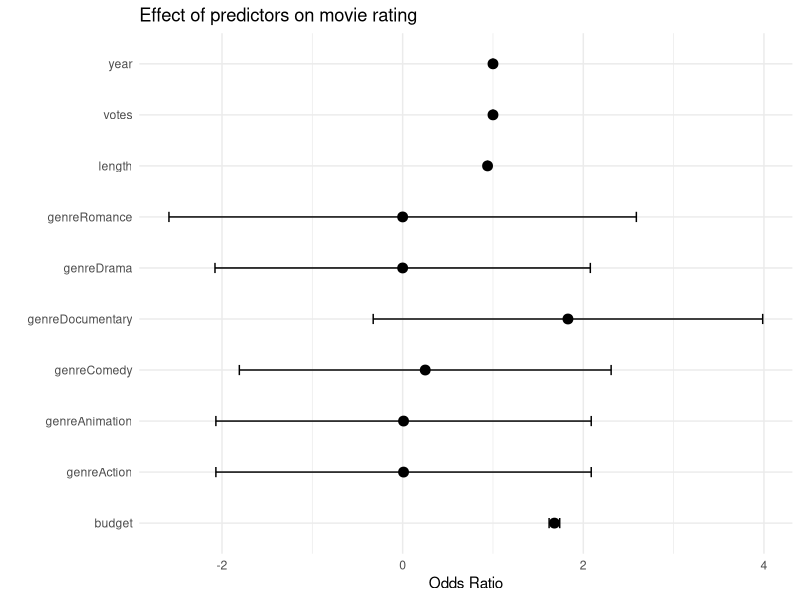
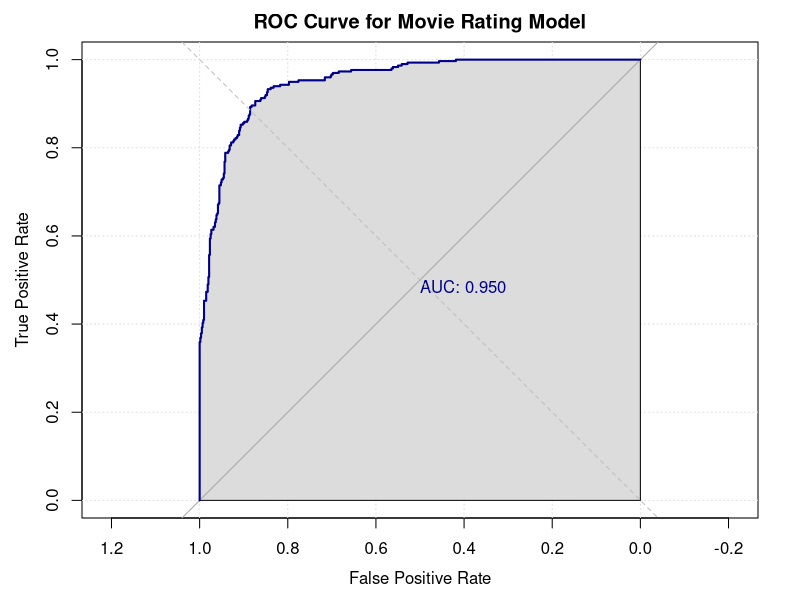
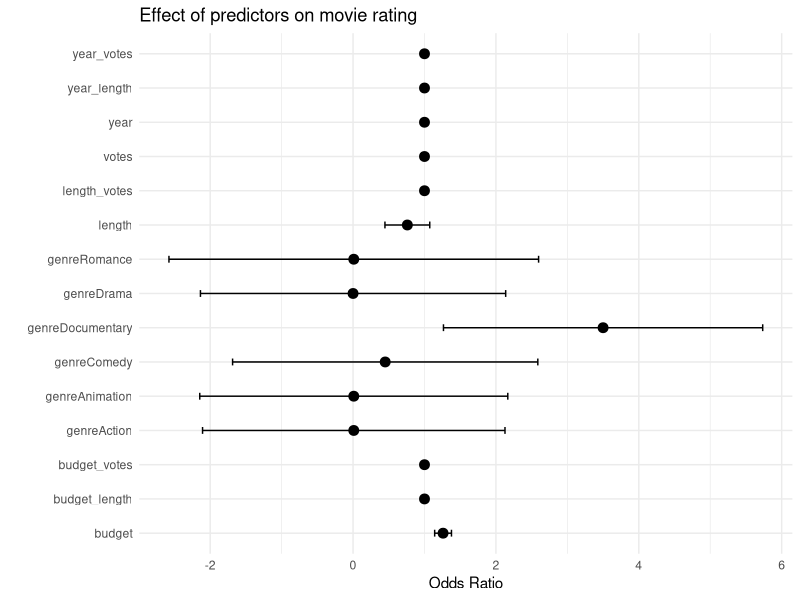

Recreate these plots in R, in order.
## ---- chunk 1
knitr::opts_chunk$set(echo = TRUE, tidy.opts=list(width.cutoff=55),tidy=TRUE)
## ---- chunk 2
# Load required packages
library(tidyverse)
library(ggplot2)
library(scales)
library(dplyr)
library(broom)
library(pROC)
library(MASS)
## ---- chunk 3
# Read data
films <- read.csv("dataset9.csv", header = TRUE)
# View data structures and variable types
str(films)
# View variable distribution
summary(films)
# Find the count of each category in genre
films %>% 
  group_by(genre) %>% 
  summarise(count=n())
## ---- chunk 4
# Correlation matrix
cor(films[,c("year", "length", "budget", "votes", "rating")])
## ---- chunk 5
# Check for missing values
sum(is.na(films))
# Check which column has missing values
colSums(is.na(films))
#Fill missing values 
median_length <- median(films$length, na.rm = TRUE)
films$length[is.na(films$length)] <- median_length
# Check if missing values were filled successfully
sum(is.na(films))
## ---- chunk 6
# Convert year and length to continuous variables(Because time and length can be regarded as unlimited values)
films$year <- as.numeric(as.character(films$year))
films$length <- as.numeric(as.character(films$length))
# one-hot encoding
films <- cbind(films, model.matrix(~genre-1, data=films))
# Binarize the IMDB score
films$rating2 <- ifelse(films$rating > 7, 1, 0)
## ---- chunk 7
# Fitting a GLM model
fit <- glm(rating2 ~ year + length + budget + votes + genreAction + genreAnimation+genreComedy + genreDocumentary + genreDrama + genreRomance, data=films, family=binomial)
summary(fit)
## ---- chunk 8
# Extract Coefficients and Standard Errors
coef_df <- tidy(fit, exponentiate = TRUE) %>%
  filter(term != "(Intercept)") %>%
  mutate_if(is.numeric, list(~ round(., 2))) %>%
  mutate(
    lower = estimate - 1.96 * std.error,
    upper = estimate + 1.96 * std.error
  )

# plot the coefficients
ggplot(coef_df, aes(x = term, y = estimate)) +
  geom_point(size = 3) +
  geom_errorbar(aes(ymin = lower, ymax = upper), width = 0.2) +
  coord_flip() +
  labs(
    title = "Effect of predictors on movie rating",
    x = "", y = "Odds Ratio"
  ) +
  theme_minimal()
## ---- chunk 9
# After selecting variables:
# According to GLM fit summary, we choose the variables with p-value lower than 0.05
fit2 = glm(rating2 ~ length + budget + votes + genreAction + genreAnimation + genreDrama + genreRomance, data=films, family=binomial)
fit3 = glm(rating2 ~ length + budget , data=films, family=binomial)
table1 = matrix(c(fit$aic, fit2$aic, fit3$aic), dimnames = list(c("fit","fit2","fit3"), c("AIC")))
table1
## ---- chunk 10
# Store the variables that need to be scatter plotted in a data frame
variables <- c("year", "length", "budget", "votes")
plot_data <- films[variables]
## ---- chunk 11
# test interaction
films$year_length <- films$year * films$length
films$year_votes <- films$year * films$votes
films$length_votes <- films$length * films$votes
films$budget_length <- films$budget * films$length
films$budget_votes <- films$budget * films$votes

fit4 <- glm(rating2 ~ year + length + budget + votes + genreAction + genreAnimation + genreComedy + genreDocumentary + genreDrama + genreRomance + year_length + year_votes + length_votes + budget_length + budget_votes, data = films, family = binomial)

table2 = matrix(c(fit$aic, fit4$aic), dimnames = list(c("fit","fit4"), c("AIC")))
print(table2)
anova(fit, fit4, test = "Chisq")
## ---- chunk 12
# Split data into training and testing sets
set.seed(123)
train_index <- sample(1:nrow(films), size = round(nrow(films) * 0.7), replace = FALSE)
train_data <- films[train_index, ]
test_data <- films[-train_index, ]
# Predict the test data using the fitted model
test_data$predicted <- predict(fit4, newdata = test_data, type = "response")

# Calculate the ROC curve and AUC
roc_data <- roc(test_data$rating2, test_data$predicted)
roc_auc <- auc(roc_data)
roc_auc
## ---- chunk 13
# Plot the ROC curve
plot(roc_data,
  main = "ROC Curve for Movie Rating Model",
  xlab = "False Positive Rate", ylab = "True Positive Rate",
  print.auc = TRUE, auc.polygon = TRUE, grid = c(0.2, 0.2), col = "darkblue"
)
abline(a = 0, b = 1, lty = 2, col = "gray")
## ---- chunk 14
# View model results
summary(fit4)
## ---- chunk 15
# Extract Coefficients and Standard Errors
coef_df <- tidy(fit4, exponentiate = TRUE) %>%
  filter(term != "(Intercept)") %>%
  mutate_if(is.numeric, list(~ round(., 2))) %>%
  mutate(
    lower = estimate - 1.96 * std.error,
    upper = estimate + 1.96 * std.error
  )

# plot the coefficients
ggplot(coef_df, aes(x = term, y = estimate)) +
  geom_point(size = 3) +
  geom_errorbar(aes(ymin = lower, ymax = upper), width = 0.2) +
  coord_flip() +
  labs(
    title = "Effect of predictors on movie rating",
    x = "", y = "Odds Ratio"
  ) +
  theme_minimal()
## ---- chunk 16
step.fit4 <- stepAIC(fit4, direction = "both", trace = FALSE)
summary(step.fit4)
